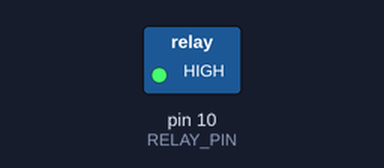
Bench run of a sketch on a simulated Arduino Uno, built with avr-gcc and run on an emulated ATmega328P. Parts: switched loads named in the sketch (green lamp = pin HIGH).

Above: at 2.5 s.
At 7.5 s:
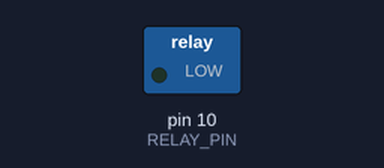
Timing chart, 0 to 13.0 s (numbered marks = the images above):
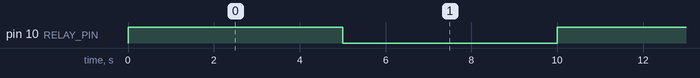

The sketch:

Fan_Testing.ino
```cpp
// constants won't change
const int RELAY_PIN = 10;  // the Arduino pin, which connects to the IN pin of relay

// the setup function runs once when you press reset or power the board
void setup() {
  // initialize digital pin A5 as an output.
  pinMode(RELAY_PIN, OUTPUT);
}

// the loop function runs over and over again forever
void loop() {
  digitalWrite(RELAY_PIN, HIGH); // turn on fan 5 seconds
  delay(5000);
  digitalWrite(RELAY_PIN, LOW);  // turn off fan 5 seconds
  delay(5000);
}
```

Measured:
- by itself, pin 10 (RELAY_PIN): alternates HIGH for 5.0 s and LOW for 5.0 s
